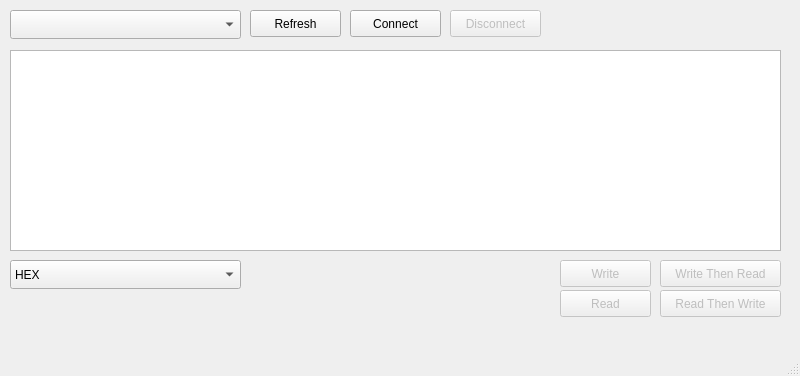
<?xml version="1.0" encoding="UTF-8"?>
<ui version="4.0">
 <class>SendRawWindow</class>
 <widget class="QMainWindow" name="SendRawWindow">
  <property name="geometry">
   <rect>
    <x>0</x>
    <y>0</y>
    <width>800</width>
    <height>376</height>
   </rect>
  </property>
  <property name="windowTitle">
   <string>MainWindow</string>
  </property>
  <widget class="QWidget" name="centralwidget">
   <widget class="QComboBox" name="portList">
    <property name="geometry">
     <rect>
      <x>10</x>
      <y>10</y>
      <width>231</width>
      <height>29</height>
     </rect>
    </property>
   </widget>
   <widget class="QPushButton" name="portListRefreshButton">
    <property name="geometry">
     <rect>
      <x>250</x>
      <y>10</y>
      <width>91</width>
      <height>27</height>
     </rect>
    </property>
    <property name="text">
     <string>Refresh</string>
    </property>
   </widget>
   <widget class="QPushButton" name="portConnectButton">
    <property name="geometry">
     <rect>
      <x>350</x>
      <y>10</y>
      <width>91</width>
      <height>27</height>
     </rect>
    </property>
    <property name="text">
     <string>Connect</string>
    </property>
   </widget>
   <widget class="QPushButton" name="portDisconnectButton">
    <property name="enabled">
     <bool>false</bool>
    </property>
    <property name="geometry">
     <rect>
      <x>450</x>
      <y>10</y>
      <width>91</width>
      <height>27</height>
     </rect>
    </property>
    <property name="text">
     <string>Disconnect</string>
    </property>
   </widget>
   <widget class="QTextEdit" name="textEdit">
    <property name="geometry">
     <rect>
      <x>10</x>
      <y>50</y>
      <width>771</width>
      <height>201</height>
     </rect>
    </property>
   </widget>
   <widget class="QPushButton" name="pushButton_4">
    <property name="enabled">
     <bool>false</bool>
    </property>
    <property name="geometry">
     <rect>
      <x>560</x>
      <y>260</y>
      <width>91</width>
      <height>27</height>
     </rect>
    </property>
    <property name="text">
     <string>Write</string>
    </property>
   </widget>
   <widget class="QPushButton" name="pushButton_5">
    <property name="enabled">
     <bool>false</bool>
    </property>
    <property name="geometry">
     <rect>
      <x>660</x>
      <y>260</y>
      <width>121</width>
      <height>27</height>
     </rect>
    </property>
    <property name="text">
     <string>Write Then Read</string>
    </property>
   </widget>
   <widget class="QPushButton" name="pushButton_6">
    <property name="enabled">
     <bool>false</bool>
    </property>
    <property name="geometry">
     <rect>
      <x>660</x>
      <y>290</y>
      <width>121</width>
      <height>27</height>
     </rect>
    </property>
    <property name="text">
     <string>Read Then Write</string>
    </property>
   </widget>
   <widget class="QPushButton" name="pushButton_7">
    <property name="enabled">
     <bool>false</bool>
    </property>
    <property name="geometry">
     <rect>
      <x>560</x>
      <y>290</y>
      <width>91</width>
      <height>27</height>
     </rect>
    </property>
    <property name="text">
     <string>Read</string>
    </property>
   </widget>
   <widget class="QComboBox" name="comboBox_2">
    <property name="geometry">
     <rect>
      <x>10</x>
      <y>260</y>
      <width>231</width>
      <height>29</height>
     </rect>
    </property>
    <item>
     <property name="text">
      <string>HEX</string>
     </property>
    </item>
    <item>
     <property name="text">
      <string>ASCII</string>
     </property>
    </item>
    <item>
     <property name="text">
      <string>BINARY</string>
     </property>
    </item>
   </widget>
  </widget>
  <widget class="QMenuBar" name="menubar">
   <property name="geometry">
    <rect>
     <x>0</x>
     <y>0</y>
     <width>800</width>
     <height>27</height>
    </rect>
   </property>
  </widget>
  <widget class="QStatusBar" name="statusbar"/>
 </widget>
 <resources/>
 <connections/>
</ui>
